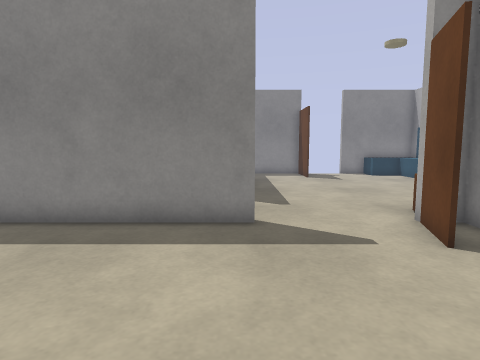
view 1 (above)

21 first-person views from a walk through a world built for the Gazebo simulator. The camera is 0.9 m above the floor, tilts 6° down and sees 75° across. The floor is counted in squares, 0.5 m on a side. Each view is taken from the middle of a square. On the plan, view 1 faces up. The plan holds only what a view shows up to about 16 squares ahead; the rest is blank.

view 2
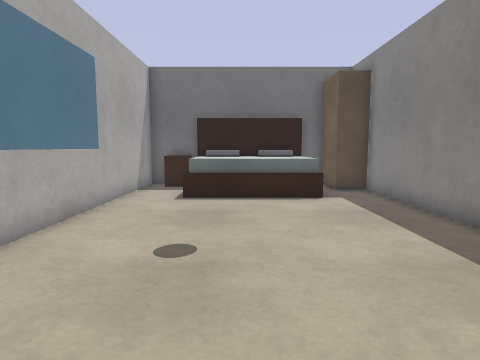

view 3
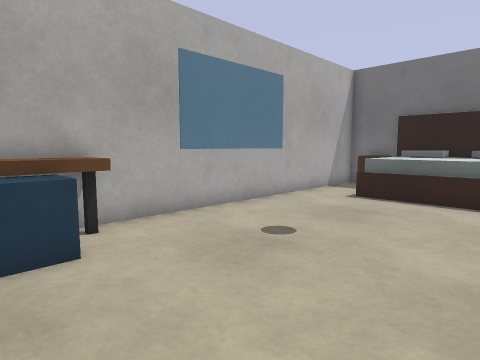

view 4
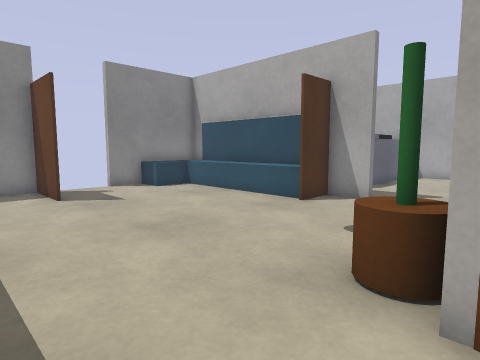

view 5
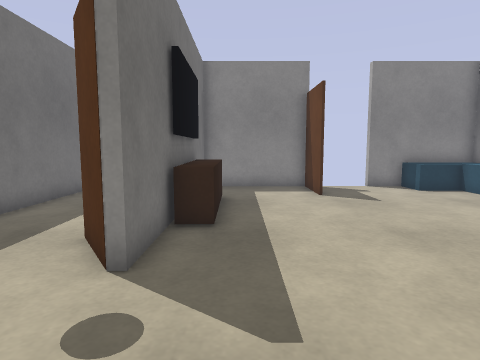

view 6
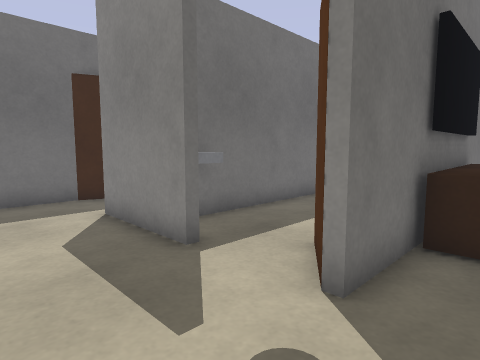

view 7
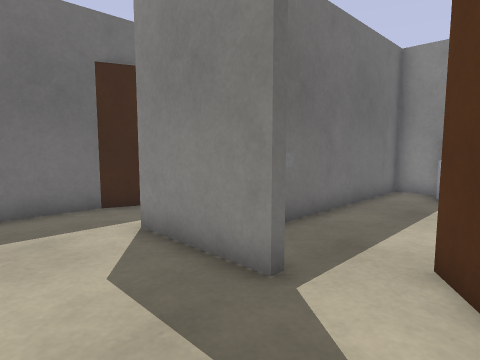

view 8
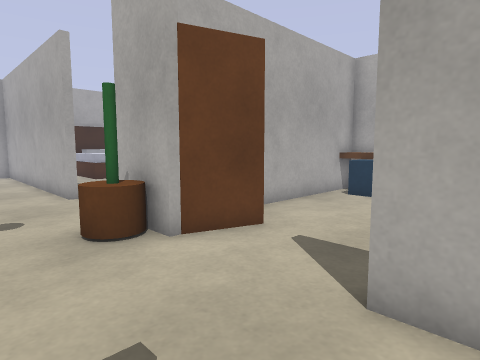

view 9
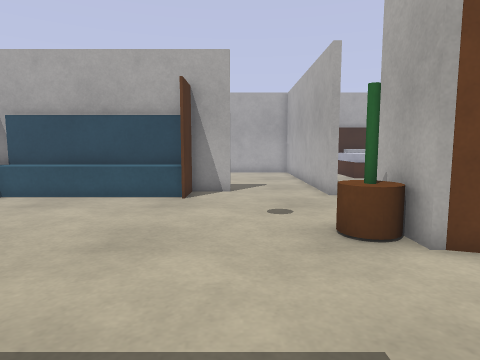

view 10
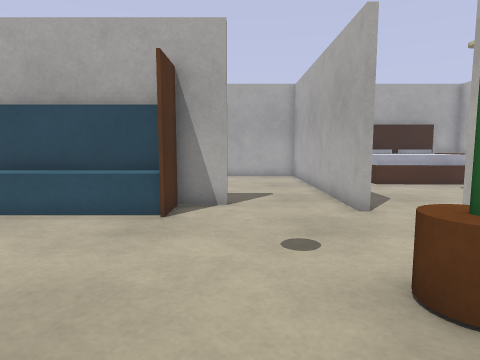

view 11
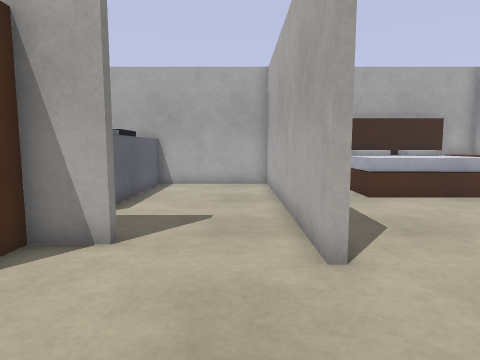

view 12
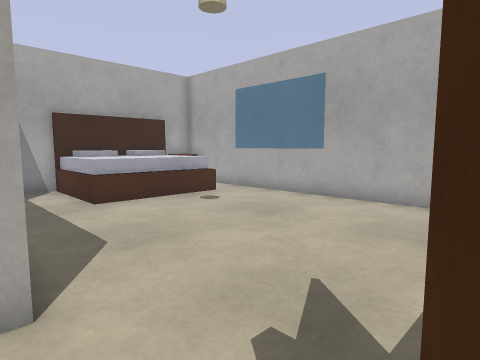

view 13
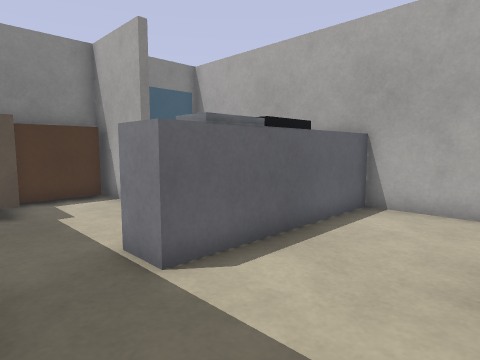

view 14
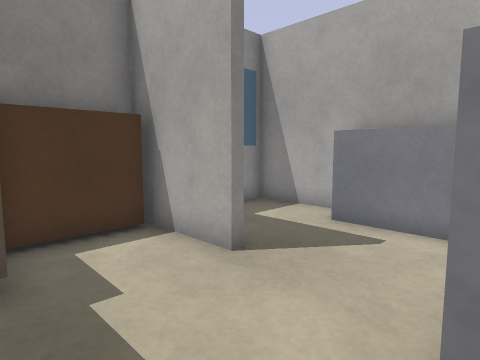

view 15
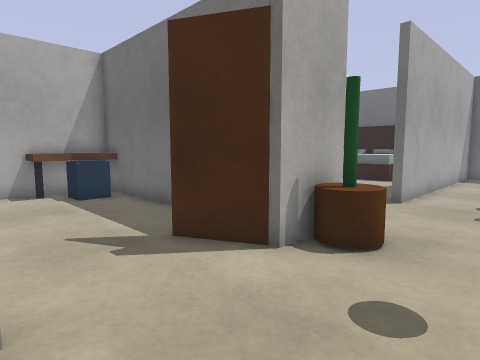

view 16
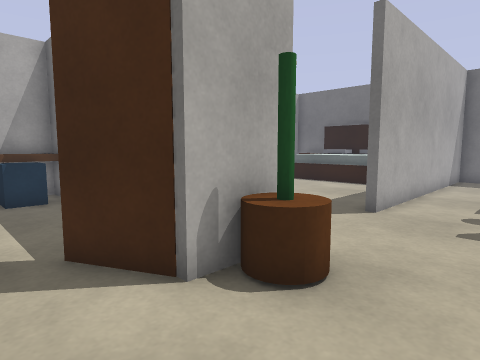

view 17
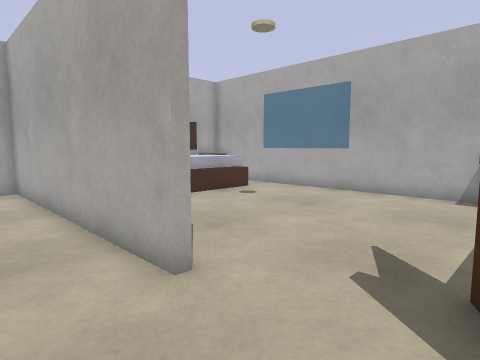

view 18
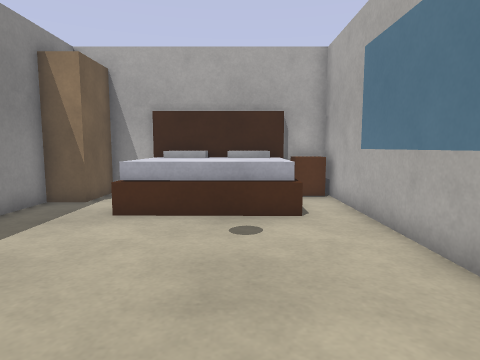

view 19
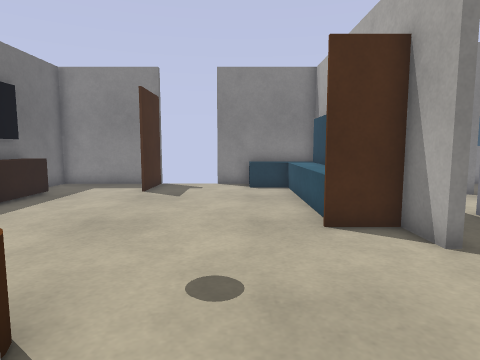

view 20
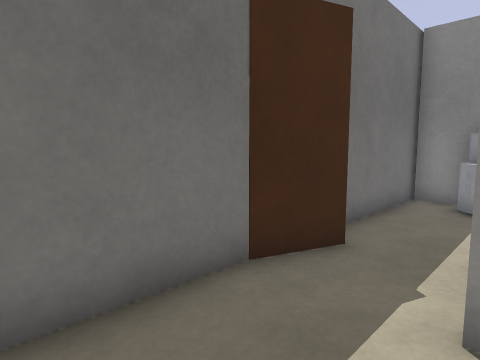

view 21
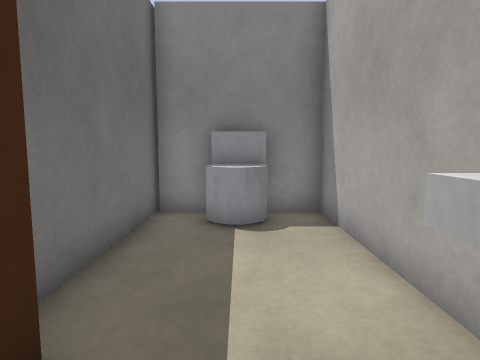

### Floor plan
Key: @ floor where view 1 was taken; # wall or solid block; x gap in a wall; . floor; C brown cylinder; W wardrobe; B brown box; H white box; L blue box; R door leaf; Y cyan box; G grey box; A black box; U counter; P green pole; T TV; I cabinet; E white cylinder; O other object.
Columns run from 11 left of view 1 to 22 right of it. Each row starts with its distance up from view 1.
 22           ######  x#          ####
 21       ##  #....R....YYY#BIII#  ..#
 20 #######OOO#....R....YYY#B...# ...#
 19 #.HH.##.. #....R.....YY#B...#....#
 18 #..E..#.. #T.........YY#....#..UU
 17 #.....#.. TT.........YY#.......UU
 16 #.....#.. #T.........YY#.......UU
 15 #.....#...#T.........YY#.......UU
 14  .....#...#T.........YY#..GGAAU U
 13  R....#..R#..........RR#..GGAAUUU
 12  R..HH#...R............#.........#
 11 #.....##.........................#
 10 #................................#
  9 #...............C................#
  8 #...............PC...............#
  7  WWW########...####...########WWW
  6  WWW...........#. #...........WWW
  5  #   B........... ...............#
  4  HHHHB........... ..........BBBH##
  3  #HHHB...........#..........BHHHH
  2  #HHHB...........#..........BHHH#
  1  HHHHB...........#..........BHHHH
  0  #B  B.....@.....#L.........BHHH#
 -1  BB...........LLBBLB............B
 -2 #.............BBBBBB............B
 -3 ##############      ############

Positions as (right, up) in squares from view 1, and headings:
1: (0, 0), facing up
2: (5, 2), facing left
3: (5, 5), facing down-left
4: (1, 7), facing up-right
5: (1, 7), facing up
6: (1, 8), facing up-left
7: (-1, 8), facing up-left
8: (-1, 11), facing down-right
9: (-1, 11), facing right
10: (2, 11), facing right
11: (6, 9), facing right
12: (7, 8), facing down-right
13: (12, 9), facing up-right
14: (13, 14), facing up-right
15: (11, 11), facing down-left
16: (9, 11), facing down-left
17: (7, 10), facing down-right
18: (9, 1), facing right
19: (8, 6), facing up
20: (-7, 8), facing up-left
21: (-8, 11), facing up
